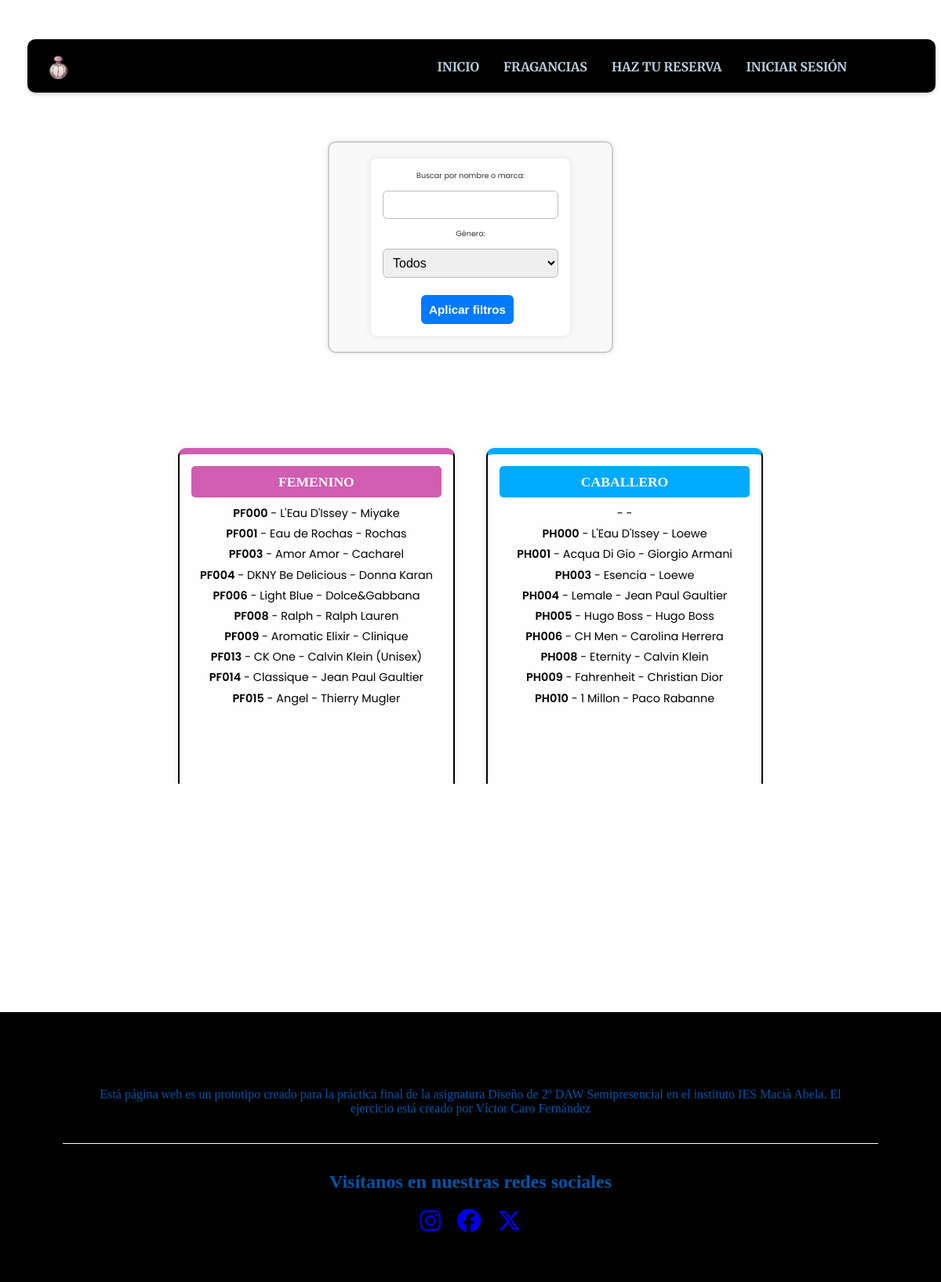
Screenshot of /assets/lista.php with the database file from the repository.
### tables this page shows
CREATE TABLE `fragancias` (
  `numref` varchar(255) NOT NULL,
  `nombre` varchar(255) NOT NULL,
  `marca` varchar(255) NOT NULL,
  `genero` varchar(255) NOT NULL,
  `agotada` tinyint(1) NOT NULL DEFAULT 0
);

### assets/lista.php (the view, shortened to what this page needs)
<!DOCTYPE html>
<html lang="es">
<head>
    <link rel="stylesheet" href="./css/style.css">
    <link rel="stylesheet" href="./css/fontawesome/css/all.min.css">
</head>
<body>
<?php
require_once("./plantillas/segundo_header.php");
echo "<br><br>";
$cbd = new mysqli("localhost", "root", "", "perfumes_gloria");
$registros_por_pagina = 10;
$pagina = isset($_GET["pagina"]) ? intval($_GET["pagina"]) : 1;
$inicio = ($pagina - 1) * $registros_por_pagina;
$filtro_genero = $_GET['genero'] ?? '';
$busqueda = trim($_GET['buscar'] ?? '');
$where = "agotada = 0";
$femenino = "";
$masculino = "";
$total_registros = 0;
if ($filtro_genero === 'mujer' || $filtro_genero === '') {
    $resFem = $cbd->query("SELECT * FROM fragancias WHERE genero = 'mujer' AND $where LIMIT $inicio, $registros_por_pagina");
    while ($fila = $resFem->fetch_assoc()) {
        $femenino .= "<div class='fragancia'><span class='ref'>" . htmlspecialchars($fila['numref']) . "</span> - <span class='nombre'>" . htmlspecialchars($fila['nombre']) . "</span> - <span class='marca'>" . htmlspecialchars($fila['marca']) . "</span></div>";
    }
    $totalFem = $cbd->query("SELECT COUNT(*) AS total FROM fragancias WHERE genero = 'mujer' AND $where")->fetch_assoc()['total'];
    $total_registros = max($total_registros, $totalFem);
}
if ($filtro_genero === 'hombre' || $filtro_genero === '') {
    $resMasc = $cbd->query("SELECT * FROM fragancias WHERE genero = 'hombre' AND $where LIMIT $inicio, $registros_por_pagina");
    while ($fila = $resMasc->fetch_assoc()) {
        $masculino .= "<div class='fragancia'><span class='ref'>" . htmlspecialchars($fila['numref']) . "</span> - <span class='nombre'>" . htmlspecialchars($fila['nombre']) . "</span> - <span class='marca'>" . htmlspecialchars($fila['marca']) . "</span></div>";
    }
    $totalMasc = $cbd->query("SELECT COUNT(*) AS total FROM fragancias WHERE genero = 'hombre' AND $where")->fetch_assoc()['total'];
    $total_registros = max($total_registros, $totalMasc);
}
$total_paginas = ceil($total_registros / $registros_por_pagina);
?>
<div class="filtros">
    <form method="get">
        <label for="buscar">Buscar por nombre o marca:</label>
        <input type="text" id="buscar" name="buscar" value="<?= htmlspecialchars($busqueda) ?>">
        <label for="genero">Género:</label>
        <select name="genero" id="genero">
            <option value="" <?= $filtro_genero === '' ? 'selected' : '' ?>>Todos</option>
        </select>
        <button type="submit">Aplicar filtros</button>
    </form>
</div>
<div class="alta paginacion">
    <div class="listado-fragancias">
        <?php if ($filtro_genero !== 'hombre'): ?>
            <div class="columna femenino">
                <div class="titulo-genero">FEMENINO</div>
                <?= $femenino ?: "<p>No hay resultados.</p>" ?>
            </div>
        <?php endif; ?>
        <?php if ($filtro_genero !== 'mujer'): ?>
            <div class="columna masculino">
                <div class="titulo-genero">CABALLERO</div>
                <?= $masculino ?: "<p>No hay resultados.</p>" ?>
            </div>
        <?php endif; ?>
    </div>
    <div class="paginacion-botones">
        <?php for($i = 1; $i <= $total_paginas; $i++): ?>
            <?php if($i == $pagina): ?>
                <span class="pagina-actual"><?= $i ?></span>
            <?php else: ?>
                <a class="boton-pagina" href="?pagina=<?= $i ?>&buscar=<?= urlencode($busqueda) ?>&genero=<?= $filtro_genero ?>"><?= $i ?></a>
            <?php endif; ?>
        <?php endfor; ?>
    </div>
    <div class="botones-ant-sig">
         <?php if($pagina < $total_paginas): ?>
            <a class="boton-pagina" href="?pagina=<?= $pagina + 1 ?>&buscar=<?= urlencode($busqueda) ?>&genero=<?= $filtro_genero ?>">Siguiente &raquo;</a>
        <?php endif; ?>
    </div>
</div>
<?php require_once("./plantillas/footer.php"); ?>
</body>
</html>

### assets/plantillas/segundo_header.php
<?php
if(isset($_SESSION["rol"])){
    if($_SESSION["rol"] == "cliente"){
        echo '<header>
        <img src="./images/colonia.png" alt="" id="colonia">
        <nav id="centrado">
            <input type="checkbox" id="hamburguesa">
            <label for="hamburguesa" class="fa fa-bars" id="icono"></label>
            <ul class="menu">
                <li><a href="../index.php">INICIO</a></li>
                <li><a href="lista.php">FRAGANCIAS</a></li>
                <li><a href="contacto.php">HAZ TU RESERVA</a></li>
                <li><a href="perfil.php">PERFIL</a></li>
            </ul>
        </nav>
    </header>';
    }else{
        echo '<header>
        <img src="./images/colonia.png" alt="" id="colonia">
        <nav id="centrado">
            <input type="checkbox" id="hamburguesa">
            <label for="hamburguesa" class="fa fa-bars" id="icono"></label>
            <ul class="menu" id="admin">
                <li><a href="../index.php">INICIO</a></li>
                <li><a href="alta.php">DAR DE ALTA</a></li>
                <li><a href="cambiar-dispo.php">CAMBIAR DISPONIBILIDAD</a></li>
                <li><a href="baja.php">BORRAR FRAGANCIA</a></li>
                <li><a href="modificar.php">MODIFICAR DATOS</a></li>
                <li><a href="lista.php">FRAGANCIAS</a></li>
                <li><a href="perfil.php">PERFIL</a></li>
            </ul>
        </nav>
    </header>';
    }
}else{
    echo '<header>
        <img src="./images/colonia.png" alt="" id="colonia">
        <nav id="centrado">
            <input type="checkbox" id="hamburguesa">
            <label for="hamburguesa" class="fa fa-bars" id="icono"></label>
            <ul class="menu">
                <li><a href="../index.php">INICIO</a></li>
                 <li><a href="lista.php">FRAGANCIAS</a></li>
                 <li><a href="iniSes.php">HAZ TU RESERVA</a></li>
                <li><a href="iniSes.php">INICIAR SESIÓN</a></li>
            </ul>
        </nav>
    </header>';
}

### assets/plantillas/footer.php
<footer class="footer">
        <div class="footer-section arriba">
            <p>Está página web es un prototipo creado para la práctica final de la asignatura Diseño de 2º DAW Semipresencial en el instituto IES Macià Abela. El ejercicio está creado por Víctor Caro Fernández </p>
        </div>
        <div class="footer-section abajo">
            <div><h2>Visítanos en nuestras redes sociales</h2></div>
            <div class="redes">
                <a href="https://www.instagram.com/"><i class="fa-brands fa-instagram"></i></a>
                <a href="https://www.facebook.com/"><i class="fa-brands fa-facebook"></i></a>
                <a href="https://www.x.com"><i class="fa-brands fa-x-twitter"></i></a>
            </div>
        </div>
    </footer>

### assets/lista.php (style rules this page uses)
html { height: 100vh; }
header { position: fixed; }
.listado-fragancias { display: flex; z-index: 1; justify-content: center; align-items: flex-start; flex-wrap: wrap; width: 95%; }
.columna { width: 60%; height: 30rem; border: 2px solid black; padding: 15px; border-radius: 10px; background-color: #fefefe; min-height: 200px; box-shadow: 0 0 10px rgba(0,0,0,0.08); transition: all 0.3s ease; font-size: 0.92rem; line-height: 1.4; }
.femenino { border-top: 8px solid #d05db1; }
.masculino { border-top: 8px solid #00aaff; }
.titulo-genero { background-color: #d05db1; color: white; text-align: center; font-weight: bold; padding: 8px; font-size: 1.1rem; border-radius: 5px; margin-bottom: 10px; }
.masculino .titulo-genero { background-color: #00aaff; }
.fragancia { margin-bottom: 6px; font-family: "Poppins", sans-serif; font-size: 0.9rem; }
.ref { font-weight: 600; }
.filtros { width: 20rem; margin: 40px auto; margin-top: 9rem; background: #f9f9f9; border: 2px solid #ccc; padding: 20px; border-radius: 10px; box-shadow: 0 0 8px rgba(0,0,0,0.1); animation: fadeIn 0.6s ease-out both; z-index: 3; }
.filtros label, .filtros input, .filtros select { display: block; margin-bottom: 12px; width: 100%; }
.filtros input[type="text"], .filtros select { padding: 8px; border: 1px solid #bbb; border-radius: 6px; font-size: 1rem; }
.filtros button { background-color: #007bff; color: white; padding: 10px; border: none; border-radius: 6px; cursor: pointer; font-weight: bold; }
@media only screen and (min-width: 768px) { .columna { width: 28%; height: 26rem; } }

### rows the page displays
fragancias: numref "PF000", nombre "L'Eau D'Issey", marca "Miyake"
fragancias: numref "PF001", nombre "Eau de Rochas", marca "Rochas"
fragancias: numref "PF003", nombre "Amor Amor", marca "Cacharel"
fragancias: numref "PF004", nombre "DKNY Be Delicious", marca "Donna Karan"
fragancias: numref "PF006", nombre "Light Blue", marca "Dolce&Gabbana"
fragancias: numref "PF008", nombre "Ralph", marca "Ralph Lauren"
fragancias: numref "PF009", nombre "Aromatic Elixir", marca "Clinique"
fragancias: numref "PF013", nombre "CK One", marca "Calvin Klein (Unisex)"
fragancias: numref "PF014", nombre "Classique", marca "Jean Paul Gaultier"
fragancias: numref "PF015", nombre "Angel", marca "Thierry Mugler"
fragancias: numref "PH000", nombre "L'Eau D'Issey", marca "Loewe"
fragancias: numref "PH001", nombre "Acqua Di Gio", marca "Giorgio Armani"
fragancias: numref "PH003", nombre "Esencia", marca "Loewe"
fragancias: numref "PH004", nombre "Lemale", marca "Jean Paul Gaultier"
fragancias: numref "PH005", nombre "Hugo Boss", marca "Hugo Boss"
fragancias: numref "PH006", nombre "CH Men", marca "Carolina Herrera"
fragancias: numref "PH008", nombre "Eternity", marca "Calvin Klein"
fragancias: numref "PH009", nombre "Fahrenheit", marca "Christian Dior"
fragancias: numref "PH010", nombre "1 Millon", marca "Paco Rabanne"
